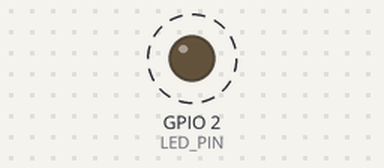
Bench run of a sketch on a simulated ESP32. On the bench: output pins drawn as LEDs (lit = HIGH). Dashed ring = blinking. What the sketch prints to the serial monitor is not drawn.

Above: at 0.2 s.
Timing chart, 0 to 3.0 s (numbered marks = the images above):
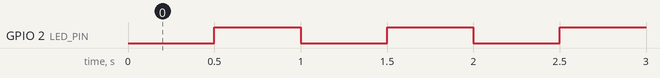

The sketch:

blink_test.ino
```cpp
// Sketch de verificacion de la cadena de compilacion.
// No hace nada util: solo demuestra que arduino-cli compila para ESP32.
#include <Arduino.h>

// La placa generica esp32:esp32:esp32 no define LED_PIN.
static const uint8_t LED_PIN = 2;

static const uint32_t LOOP_PERIOD_MS = 500;
static uint32_t last_tick = 0;

void setup() {
  Serial.begin(115200);
  pinMode(LED_PIN, OUTPUT);
}

void loop() {
  const uint32_t now = millis();
  if (now - last_tick >= LOOP_PERIOD_MS) {
    last_tick = now;
    digitalWrite(LED_PIN, !digitalRead(LED_PIN));
    Serial.printf("t=%lu ms\n", (unsigned long)now);
  }
}
```

Measured:
- by itself, GPIO 2 (LED_PIN): alternates HIGH for 0.50 s and LOW for 0.50 s
